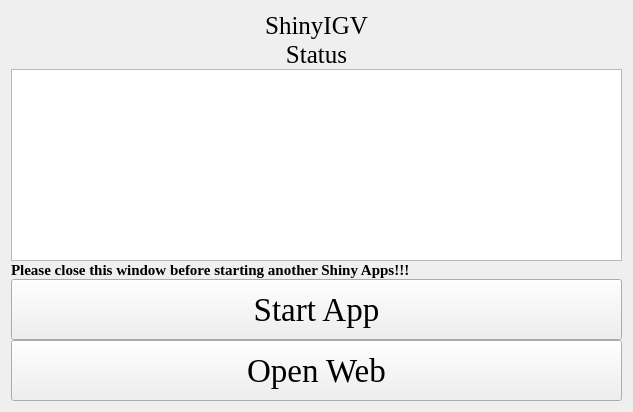
<?xml version="1.0" encoding="UTF-8"?>
<ui version="4.0">
 <class>Form</class>
 <widget class="QWidget" name="Form">
  <property name="geometry">
   <rect>
    <x>0</x>
    <y>0</y>
    <width>633</width>
    <height>412</height>
   </rect>
  </property>
  <property name="windowTitle">
   <string>Form</string>
  </property>
  <property name="styleSheet">
   <string notr="true">background-image: url(D:/tools/Pycharm/pyqt/logo/green_back.png);</string>
  </property>
  <layout class="QGridLayout" name="gridLayout_4">
   <property name="verticalSpacing">
    <number>0</number>
   </property>
   <item row="0" column="0">
    <layout class="QGridLayout" name="gridLayout_5">
     <property name="verticalSpacing">
      <number>0</number>
     </property>
     <item row="0" column="0" colspan="3">
      <widget class="QLabel" name="label">
       <property name="sizePolicy">
        <sizepolicy hsizetype="Preferred" vsizetype="Fixed">
         <horstretch>0</horstretch>
         <verstretch>0</verstretch>
        </sizepolicy>
       </property>
       <property name="font">
        <font>
         <family>Times New Roman</family>
         <pointsize>19</pointsize>
        </font>
       </property>
       <property name="text">
        <string>ShinyIGV</string>
       </property>
       <property name="alignment">
        <set>Qt::AlignCenter</set>
       </property>
      </widget>
     </item>
     <item row="3" column="0" colspan="3">
      <widget class="QLabel" name="label_4">
       <property name="sizePolicy">
        <sizepolicy hsizetype="Preferred" vsizetype="Fixed">
         <horstretch>0</horstretch>
         <verstretch>0</verstretch>
        </sizepolicy>
       </property>
       <property name="font">
        <font>
         <family>Times New Roman</family>
         <pointsize>19</pointsize>
        </font>
       </property>
       <property name="text">
        <string>Status</string>
       </property>
       <property name="alignment">
        <set>Qt::AlignCenter</set>
       </property>
      </widget>
     </item>
     <item row="5" column="0" rowspan="2" colspan="3">
      <widget class="QTextBrowser" name="textBrowser">
       <property name="styleSheet">
        <string notr="true">background-image: url(D:/Documents/Desktop/white.png)</string>
       </property>
      </widget>
     </item>
     <item row="7" column="0" colspan="3">
      <widget class="QLabel" name="label_3">
       <property name="sizePolicy">
        <sizepolicy hsizetype="Preferred" vsizetype="Fixed">
         <horstretch>0</horstretch>
         <verstretch>0</verstretch>
        </sizepolicy>
       </property>
       <property name="font">
        <font>
         <family>Times New Roman</family>
         <pointsize>11</pointsize>
         <weight>75</weight>
         <bold>true</bold>
        </font>
       </property>
       <property name="text">
        <string>Please close this window before starting another Shiny Apps!!!</string>
       </property>
      </widget>
     </item>
     <item row="8" column="0" colspan="3">
      <widget class="QPushButton" name="pushButton">
       <property name="sizePolicy">
        <sizepolicy hsizetype="Preferred" vsizetype="Preferred">
         <horstretch>0</horstretch>
         <verstretch>0</verstretch>
        </sizepolicy>
       </property>
       <property name="font">
        <font>
         <family>Times New Roman</family>
         <pointsize>25</pointsize>
        </font>
       </property>
       <property name="text">
        <string>Start App</string>
       </property>
      </widget>
     </item>
     <item row="9" column="0" colspan="3">
      <widget class="QPushButton" name="pushButton_2">
       <property name="sizePolicy">
        <sizepolicy hsizetype="Preferred" vsizetype="Preferred">
         <horstretch>0</horstretch>
         <verstretch>0</verstretch>
        </sizepolicy>
       </property>
       <property name="font">
        <font>
         <family>Times New Roman</family>
         <pointsize>25</pointsize>
        </font>
       </property>
       <property name="text">
        <string>Open Web</string>
       </property>
      </widget>
     </item>
    </layout>
   </item>
  </layout>
 </widget>
 <resources/>
 <connections/>
</ui>
